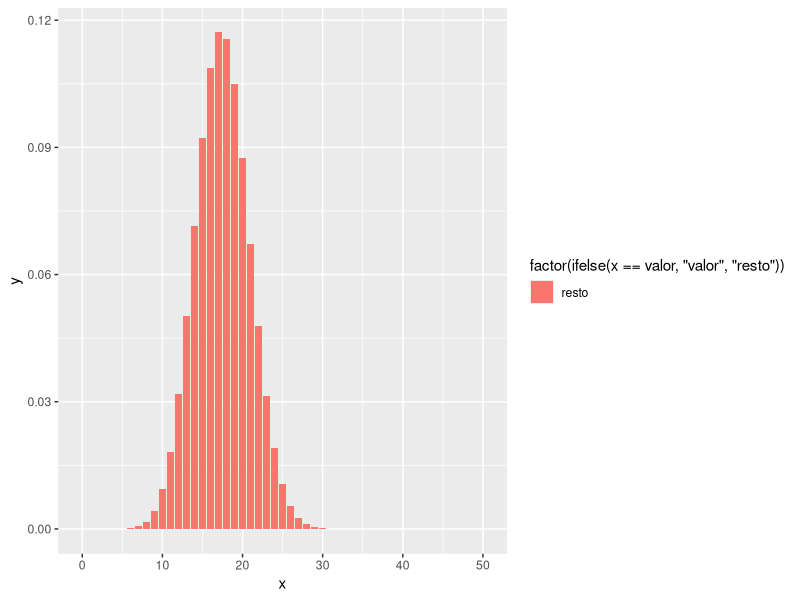

R code for this plot: (Note: this script raises an error after producing the figure.)
## ---- chunk 1
knitr::opts_chunk$set(echo = TRUE)
## ---- chunk 2
dbinom(20,50,0.35)
## ---- chunk 3

library(ggplot2)
df <- data.frame(x=0:50, y=dbinom(0:50,50,0.35))

head(df)
df
valor<-df$y


ggplot(data=df, aes(x=x,y=y, fill=factor(ifelse(x==valor,"valor","resto")))) +
  geom_bar(stat = 'identity')

## ---- chunk 4
pbinom(14,50,0.35,lower.tail = FALSE);

1- pbinom(14,50,0.35)
## ---- chunk 5
p1<- pbinom(19,50,0.35)-pbinom(12,50,0.35); p1

p2<- pbinom(15,50,0.35)-pbinom(9,50,0.35); p2

## ---- chunk 6
qbinom(0.3,50,0.66)
## ---- chunk 7
rbinom(10,50,0.35)
## ---- chunk 8
set.seed(1)
rbinom(10,50,0.35)
## ---- chunk 9
dpois(4,0.9)

rango=0:8
df <- data.frame(rango, y=dpois(rango,lambda=0.9))
df
valor<-4


ggplot(data=df, aes(x=rango,y=y, fill=factor(ifelse(rango>=valor,"valor","resto")))) +
  dens(stat = 'identity')
## ---- chunk 10
dpois(0,0.9)+dpois(1,0.9)+dpois(2,0.9)

ppois(2,0.9)

valor<-2


ggplot(data=df, aes(x=rango,y=y, fill=factor(ifelse(rango<=valor,"valor","resto")))) +
  geom_bar(stat = 'identity')
## ---- chunk 11
qpois(0.4,0.9)
## ---- chunk 12
rpois(30,0.9)
## ---- chunk 13
pnorm(2.8, 3, 0.3)

rango = c(3-3*0.3, 3+3*0.3)

ggplot(data.frame(x=rango), aes(x=rango)) + 
  stat_function(fun = dnorm, n=101, args = list(mean=3, sd=0.3)) +
  geom_area(stat = 'function', fun =dnorm, args=list(mean=3, sd=0.3),
            fill='red', xlim=c(3-3*0.3, 3+3*0.3), alpha=0.3)
## ---- chunk 14
x<-15
punif(x, min=0, max=90, lower.tail = TRUE)
## ---- chunk 15
punif(55, min=0, max=90, lower.tail = TRUE) - 
  punif(15, min=0, max=90, lower.tail = TRUE)
## ---- chunk 16
1-punif(55, min=0, max=90, lower.tail = TRUE)
## ---- chunk 17
(1-punif(55, min=0, max=90, lower.tail = TRUE))^2
## ---- chunk 18
1-pnorm(5.841620,5,1,lower.tail = TRUE)

pt(0.8790,10,lower.tail = TRUE)

qt(0.8,10,lower.tail = TRUE)
## ---- chunk 19
n=16
x=4.5
mu=5
sigma=1
e.e=1/4

1-pnorm(4.5,5,e.e,lower.tail = TRUE)
## ---- chunk 20
1-pnorm(5.6,5,1,lower.tail = TRUE)
## ---- chunk 21
1-pnorm(5.6,5,e.e,lower.tail = TRUE)
## ---- chunk 22
pexp(5, rate = 1/7, lower.tail = FALSE)
1-pexp(5, rate = 1/7, lower.tail = TRUE)
## ---- chunk 23
pexp(3, rate = 1/7, lower.tail = TRUE)
## ---- chunk 24
a<-pexp(8, rate = 1/7, lower.tail = TRUE)-pexp(4, rate = 1/7, lower.tail = TRUE)
b<-pexp(4, rate = 1/7, lower.tail = TRUE)
a/b
